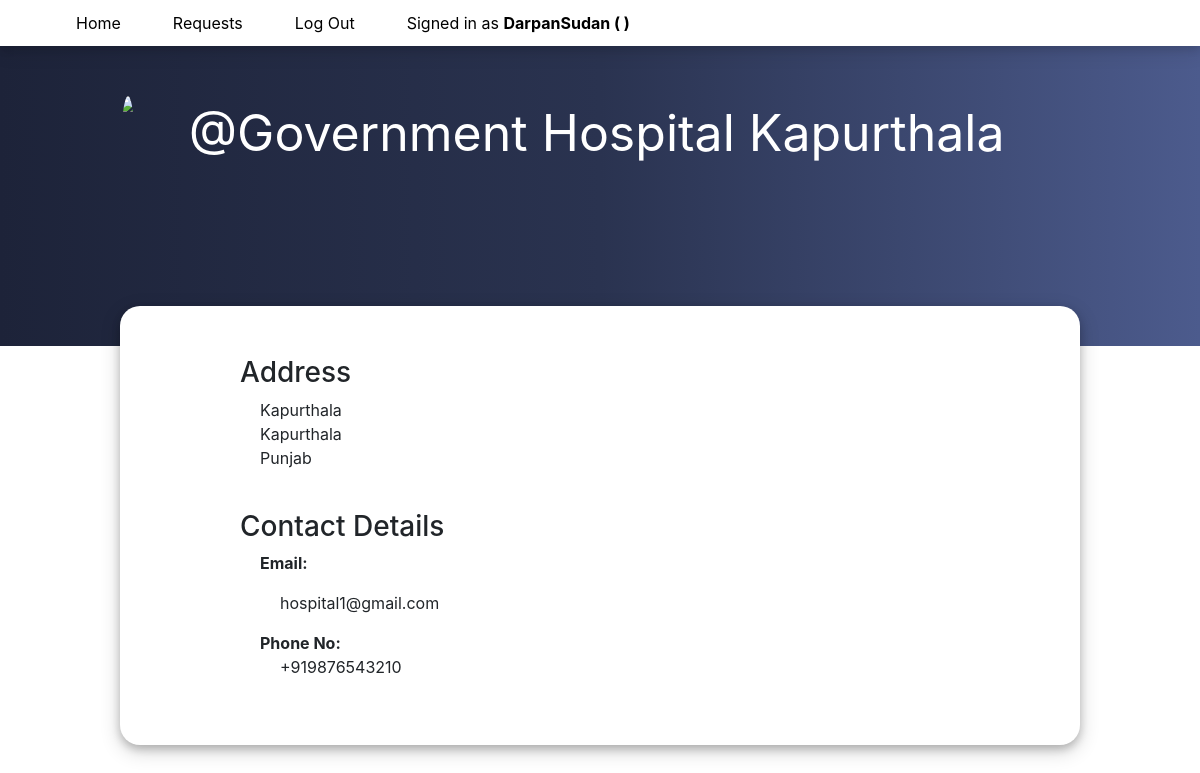
The app's page /profile/Government Hospital Kapurthala (signed in) with its own data.
### donate/models.py (models this page shows, shortened)
class User(AbstractUser):
    gender_choice = [
        ("M", "Male"),
        ("F", "Female"),
        ("O", "Other")
    ]
    is_hospital = models.BooleanField(default = False)
    street = models.CharField (max_length=64)
    city = models.CharField (max_length=64)
    state = models.CharField (max_length=64)
    phone_no = models.CharField(max_length=15, unique=True,null=True, blank=True)
    dob = models.DateField(auto_now_add=False, blank=True, null=True)
    blood_type = models.CharField(choices=unit_choices, max_length=64, blank=True)
    gender = models.CharField(choices=gender_choice, max_length=1, blank=True)
    requests = models.ManyToManyField("User", blank=True, through="BloodRequest")
    def __str__(self):
        if self.is_hospital:
            return f'{self.username}'
        else:
            return f'{self.username} ({self.first_name} {self.last_name})'

### donate/views.py (the view)
# urls.py: path("profile/<str:name>", views.profile, name="profile"),
def profile(request, name):
    user = User.objects.get(username=name)
    donations = user.donations.all()
    today = date.today()
    age = 0
    if user.is_hospital == False:
        age = today.year - user.dob.year - ((today.month, today.day) < (user.dob.month, user.dob.day))
    return render(request, "donate/profile.html", {
        "donations": donations,
        "user1": user,
        "age": age
    })

### donate/templates/donate/profile.html (shortened to what this page needs)
{% extends "donate/layout.html" %}
{%load static%}
{% block stylelink %} <link href="{% static 'donate/profile.css' %}" rel="stylesheet"> {% endblock %}
{% block body %}
<div class="profilecontainer">
    {% if user1.is_hospital == False %}
        <div class="top top_d">
    {% else %}
        <div class="top top_h">
    {% endif %}
        <br>
            {% if user1.is_hospital == False %}
                <img src="https://image.freepik.com/free-vector/people-donating-blood-background-flat-design_23-2148257793.jpg">
            {% else %}
                <img src="https://image.freepik.com/free-vector/hospital-building-ambulance_260807-282.jpg">
            {% endif %}
            <div>
                <p id="username">@{{ user1.username }}</p>
            </div>
        </div>
    <div class="bottom">
        <h3>Address</h3>
        <p  style="padding-left: 20px">
            {{ user1.street }} <br> {{ user1.city }} <br> {{ user1.state }}
        </p>
        <br>
        <h3>Contact Details</h3>
        <p style="padding-left: 20px">
            <strong>Email: </strong>  <p style="padding-left:40px "> {{ user1.email }}<br> </p>
            <strong  style="padding-left: 20px">Phone No:</strong> <br> <p style="padding-left:40px "> {{ user1.phone_no }} </p>
        </p>
    </div>
</div>
{% endblock %}

### donate/templates/donate/layout.html (shortened to what this page needs)
{% load static %}
<!DOCTYPE html>
<html lang="en">
    <head>
        <link rel="stylesheet" href="https://stackpath.bootstrapcdn.com/bootstrap/4.4.1/css/bootstrap.min.css">
        <link href="{% static 'donate/navbar.css' %}" rel="stylesheet">
        {% block stylelink %} {% endblock %}
    </head>
    <body>
        <div id="navbar">
        <ul class="nav nav-pills">
            <li class="nav-item">
                <a class="nav-link" href="{% url 'index' %}">Home</a>
            </li>
            {% if user.is_authenticated %}
                <li class="nav-item">
                    <a class="nav-link" href="{% url 'requests' %}">Requests</a>
                </li>
                <li class="nav-item">
                    <a class="nav-link" href="{% url 'logout' %}">Log Out</a>
                </li>
                <li class="nav-item">
                    <a class="nav-link" href="{% url 'profile' name=user.username %}">Signed in as <strong>{{ user }}</strong></a>
                </li>
            {% endif %}
        </ul>
        </div>
        {% block body %}
        {% endblock %}
    </body>
</html>

### donate/static/donate/navbar.css (style rules this page uses)
#navbar { padding-left: 50px; padding-top: 3px; padding-bottom: 3px; position: sticky; top:0; background-color: white; box-shadow: 0 4px 8px 0 rgba(0, 0, 0, 0.1), 0 6px 20px 0 rgba(0, 0, 0, 0.1); z-index: 5; }
.nav-item { padding-left: 10px; padding-right: 10px; }

### donate/static/donate/profile.css (style rules this page uses)
.profilecontainer { background-size: contain; }
.top { background: -webkit-gradient(linear, left top, right top, color-stop(0%,#1D2339), color-stop(50%,#2A3350), color-stop(100%,#4C5B8D )); color: white; padding: 50px 2% 50px 10%; display: flex; z-index: -1; flex-flow: row wrap; }
.top_h { height: 300px; }
.top > img { border-radius: 50%; height: 150px; margin-right: 5% ; }
#username { font-size: 50px; }
.bottom { border-radius: 20px; box-shadow: 0 4px 8px 0 rgba(0, 0, 0, 0.2), 0 6px 20px 0 rgba(0, 0, 0, 0.19); padding: 50px 2% 50px 10%; z-index: 1; margin: -40px 10% 60px 10%; background-color: white; }
a, a:hover, a:focus, a:active, a:visited { color: black; }

### records on screen
User: is_hospital+username+first_name "DarpanSudan ( )"
User: username "Government Hospital Kapurthala", street "Kapurthala", city "Kapurthala", state "Punjab", email "hospital1@gmail.com", phone_no "+919876543210"
